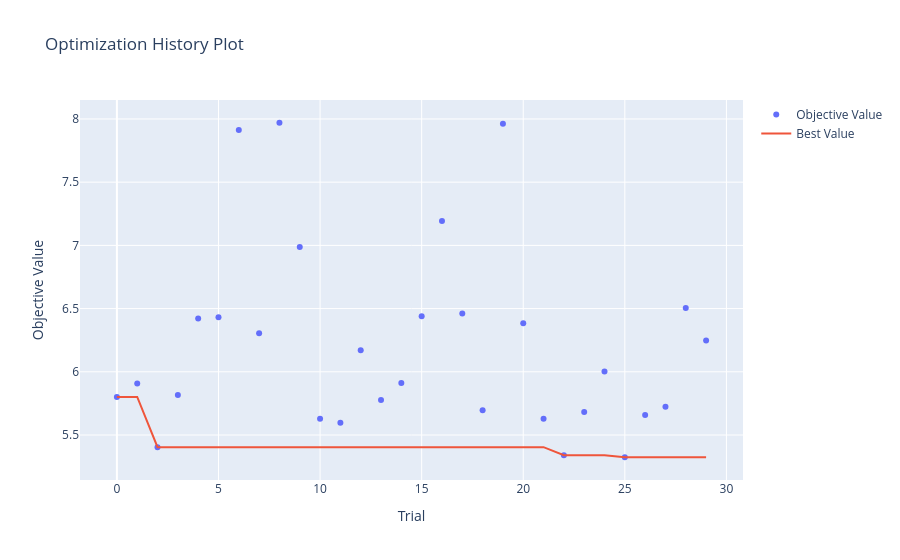
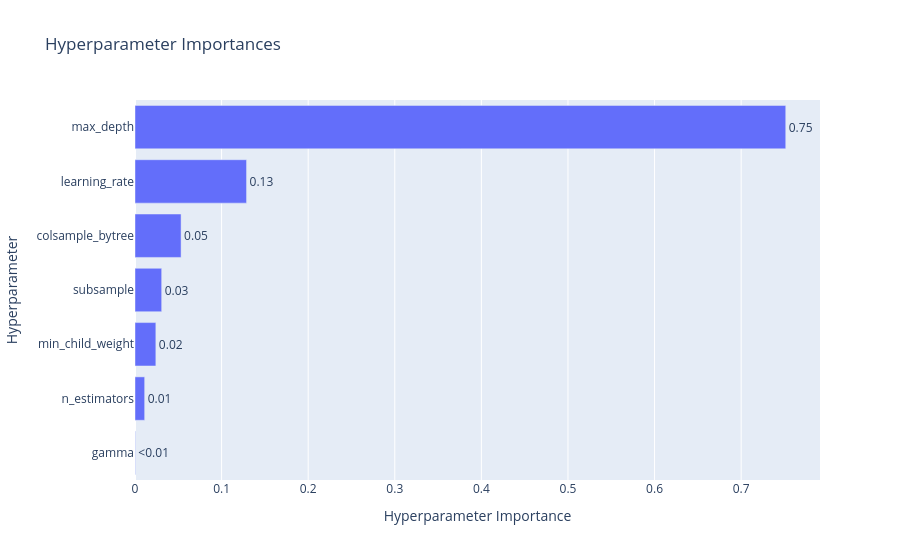

Write notebook code for charts like these, in order.
### Code cell
# 1. Visualizza la storia dell'ottimizzazione
fig1 = optuna.visualization.plot_optimization_history(study)
fig1.show()

# 2. Visualizza l'importanza dei parametri
fig2 = optuna.visualization.plot_param_importances(study)
fig2.show()

### Figure 1 — Plotly figure (JSON) as saved in the notebook; plotly's stock layout.template omitted (floating-point values rounded to 4 significant figures)
{"data": [{"mode": "markers", "name": "Objective Value", "type": "scatter", "x": [0, 1, 2, 3, 4, 5, 6, 7, 8, 9, 10, 11, 12, 13, 14, 15, 16, 17, 18, 19, 20, 21, 22, 23, 24, 25, 26, 27, 28, 29], "y": [5.801, 5.907, 5.404, 5.818, 6.422, 6.432, 7.912, 6.305, 7.97, 6.988, 5.629, 5.598, 6.171, 5.777, 5.912, 6.439, 7.193, 6.46, 5.696, 7.963, 6.385, 5.628, 5.341, 5.682, 6.003, 5.324, 5.658, 5.724, 6.505, 6.249]}, {"mode": "lines", "name": "Best Value", "type": "scatter", "x": [0, 1, 2, 3, 4, 5, 6, 7, 8, 9, 10, 11, 12, 13, 14, 15, 16, 17, 18, 19, 20, 21, 22, 23, 24, 25, 26, 27, 28, 29], "y": [5.801, 5.801, 5.404, 5.404, 5.404, 5.404, 5.404, 5.404, 5.404, 5.404, 5.404, 5.404, 5.404, 5.404, 5.404, 5.404, 5.404, 5.404, 5.404, 5.404, 5.404, 5.404, 5.341, 5.341, 5.341, 5.324, 5.324, 5.324, 5.324, 5.324]}, {"marker": {"color": "#cccccc"}, "mode": "markers", "name": "Infeasible Trial", "showlegend": false, "type": "scatter", "x": [], "y": []}], "layout": {"title": {"text": "Optimization History Plot"}, "xaxis": {"title": {"text": "Trial"}}, "yaxis": {"title": {"text": "Objective Value"}}}}

### Figure 2 — Plotly figure (JSON) as saved in the notebook; plotly's stock layout.template omitted (floating-point values rounded to 4 significant figures)
{"data": [{"cliponaxis": false, "hovertemplate": ["gamma (FloatDistribution): 0.00040464291621023705<extra></extra>", "n_estimators (IntDistribution): 0.011166948620720136<extra></extra>", "min_child_weight (IntDistribution): 0.024076770958716767<extra></extra>", "subsample (FloatDistribution): 0.03081413215399116<extra></extra>", "colsample_bytree (FloatDistribution): 0.05321085123514307<extra></extra>", "learning_rate (FloatDistribution): 0.12882766900994333<extra></extra>", "max_depth (IntDistribution): 0.7514989851052752<extra></extra>"], "name": "Objective Value", "orientation": "h", "text": ["<0.01", "0.01", "0.02", "0.03", "0.05", "0.13", "0.75"], "textposition": "outside", "type": "bar", "x": [0.0004046, 0.01117, 0.02408, 0.03081, 0.05321, 0.1288, 0.7515], "y": ["gamma", "n_estimators", "min_child_weight", "subsample", "colsample_bytree", "learning_rate", "max_depth"]}], "layout": {"title": {"text": "Hyperparameter Importances"}, "xaxis": {"title": {"text": "Hyperparameter Importance"}}, "yaxis": {"title": {"text": "Hyperparameter"}}}}
